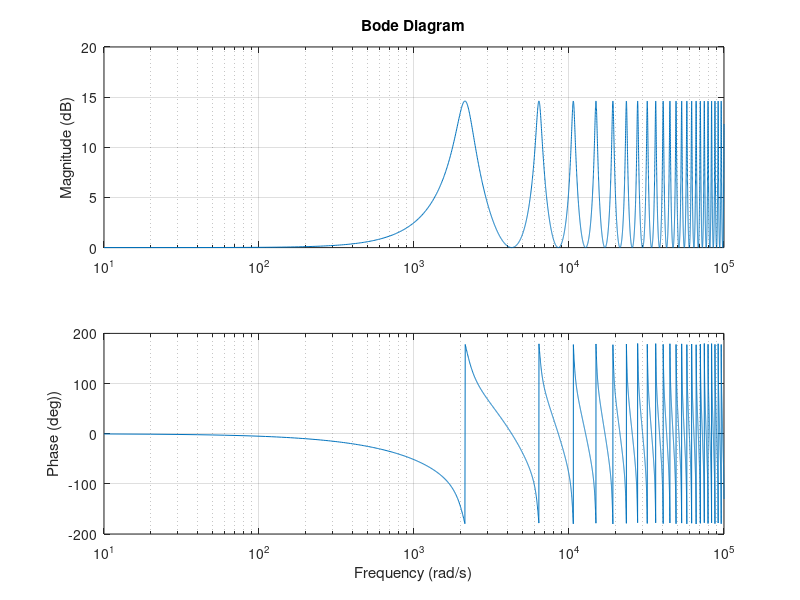

Write the MATLAB code that produced this figure.
clear all; close all; clc

td=982.24*(10^(-6));
tt=[0.1:0.1:2]; %1x20
ts=tt*td;
 w=0:10:10^5;
 
for kk=1:length(w)
    fn(kk)=(1.688*exp(1j*w(kk)*ts(15))+1.161)/(exp(1j*w(kk)*ts(15))^2+1.375*exp(1j*w(kk)*ts(15))+0.473);
    mag(kk)=abs(fn(kk));
    phe(kk)=angle(fn(kk));
end

figure(1)
subplot(2,1,1)
semilogx(w,20*log10(mag));
grid on
ylabel('Magnitude (dB)')
title('Bode Diagram')
subplot(2,1,2)
semilogx(w,phe*(180/pi))
grid on
ylabel('Phase (deg))')
xlabel('Frequency (rad/s)')

